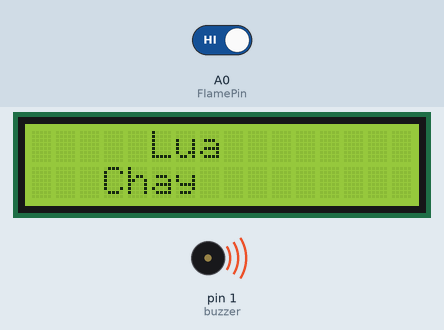
Simulated run of this sketch. Board: Arduino Uno, built with avr-gcc and run on an emulated ATmega328P. Parts: 16×2 character LCD, buzzer (waves = sounding, pin HIGH). The test bench sets the inputs (shaded band); at power-on: A0 (FlamePin) HIGH.

Above: at 0.97 s.
1.3 s: A0 (FlamePin) driven LOW
At 2.4 s:
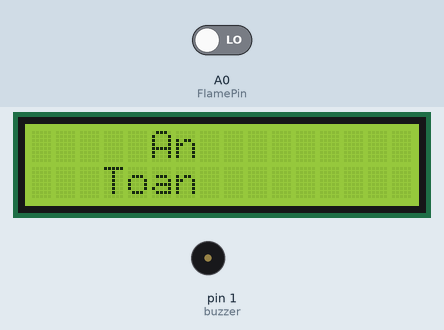
4.3 s: A0 (FlamePin) driven HIGH
At 4.78 s:
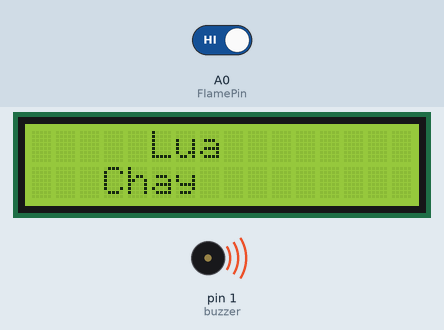
Timing chart, 0 to 7.3 s (numbered marks = the images above; inputs shaded):
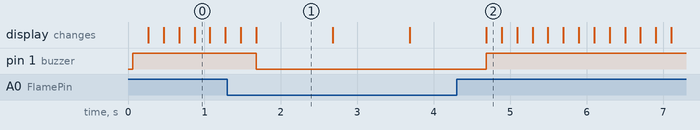

The sketch:

_dad.ino
```cpp
#include <LiquidCrystal.h>

LiquidCrystal lcd(7, 6, 5, 4, 3, 2);

#define FlamePin A0
#define buzzer 1

void setup() {
   lcd.begin(16, 2);
   pinMode(FlamePin, INPUT_PULLUP);
   pinMode(buzzer, OUTPUT);
}

void loop() {

int Flame = digitalRead(FlamePin);

if(Flame==HIGH)
{
  digitalWrite(buzzer, HIGH);
  lcd.setCursor(5, 0);
  lcd.print("Lua");
   lcd.setCursor(3, 1);
  lcd.print("Chay");
  delay(200);
  lcd.clear();
  delay(200);

}
else
{
 digitalWrite(buzzer, LOW);
 lcd.setCursor(5, 0);
    lcd.print("An");
    lcd.setCursor(3, 1);
    lcd.print("Toan");
    delay(1000);
    lcd.clear();
}
}
```

Measured:
- after the input at 1.3 s, pin 1 (buzzer): HIGH → LOW after 0.38 s; the display: first differs from a run without the input after 0.38 s (image 1)
- after the input at 4.3 s, pin 1 (buzzer): LOW → HIGH after 0.39 s; the display: first differs from a run without the input after 0.39 s (image 2)
- what the display in image 1 shows lasts 1.0 s, from 1.7 s to 2.7 s
